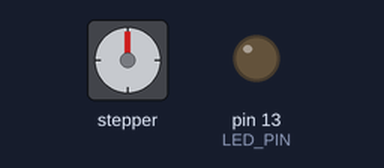
This sketch was run on a simulated Arduino Leonardo, built with avr-gcc and run on an emulated ATmega32U4. Shown: stepper motor, output pins drawn as LEDs (lit = HIGH). Wiring (inferred from the names in the program): stepper motor driver (200 steps per turn assumed): step pin 3; direction pin 2. Pins used as bus, display or sensor lines are not drawn.

Above: at 0.1 s.
At 6.5 s:
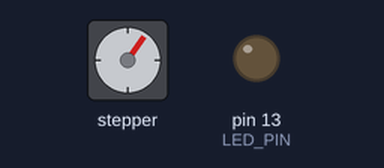
At 13.0 s:
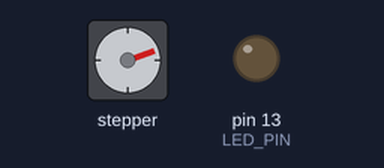
At 32.4 s:
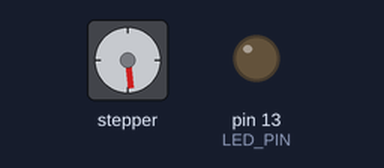
Timing chart, 0 to 40.0 s (numbered marks = the images above):
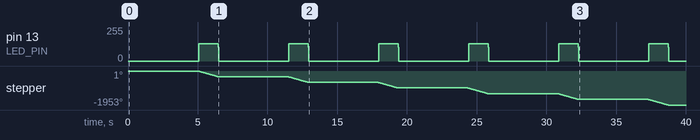

Measured:
- by itself, pin 13 (LED_PIN): repeats every 6.5 s: 102/255 0.04 s, 0/255 5.0 s, 128/255 1.4 s

The sketch:

Battle_Bot_Slave.ino
```cpp
#include "VescUart.h"
#include "datatypes.h"
#include "local_datatypes.h"
#include "Wire.h"
#define SERIALIO Serial //SerialIO for VESC
#define DEBUGSERIAL Serial //Serial for debugging
#define NUM_STEP 180
#define STEP_PIN 3 //Step pin for DRV8825
#define DIR_PIN 2 //Direction pin for DRV8825
#define LED_PIN 13 //LED_PIN for troubleshooting

byte throttle = 128;
byte ang = 0;
byte angle;
float rpm;
unsigned long step_timer;
unsigned long previous_time = 0;

void setup() {
  Wire.begin(8);            //Initialize I2C as slave with address 8
  pinMode(STEP_PIN, OUTPUT);
  pinMode(DIR_PIN, OUTPUT);
  pinMode(LED_PIN, OUTPUT);
  digitalWrite(STEP_PIN, LOW);
  digitalWrite(DIR_PIN, LOW);
  digitalWrite(LED_PIN, LOW);
  Serial.begin(115200);

  Wire.onReceive(data_available); //function to be called when I2C data from Master is available
  previous_time=micros();
}

void loop() {

  rpm = map(throttle, 0, 255, -7000, 7000); //map the throttle byte from -7000 to 7000 rpm (motor min and max)
  angle = map(ang, 0, 255, 0, 360);

  VescUartSetCurrent(rpm/1000); //NOTE: the packet data type was changed in VescUart.cpp from COMM_SET_CURRENT to COMM_SET_RPM

  step_timer=micros()-previous_time; //used for rotating steppers every 5 seconds

  if (step_timer > 5000000) //once step timer reaches 5 seconds, step 90deg
  {
    VescUartSetCurrent(0);
    step_90();
    previous_time = micros();
  }
}

void data_available ()
{
  while (Wire.available())
  {
   ang = Wire.read(); //first byte of data received is angle
   throttle = Wire.read(); //second byte of data received is throttle
  }
}

void step_90()
{
  for (int i = 0; i<=NUM_STEP; i++)
  {
    digitalWrite(STEP_PIN, HIGH);
    digitalWrite(LED_PIN, HIGH);
    delayMicroseconds(4000);
    digitalWrite(STEP_PIN, LOW);
    digitalWrite(LED_PIN, LOW);
    delayMicroseconds(4000);
  }
}
```

VescUart.h
```cpp
// (licence header left out)
#ifndef _VESCUART_h
#define _VESCUART_h

//#include "Config.h"

/*TThis library was created on an Adruinio 2560 with different serial ports to have a better possibility
to debug. The serial ports are define with #define:
#define SERIALIO Serial1  		for the UART port to VESC
#define DEBUGSERIAL Serial		for debuging over USB
So you need here to define the right serial port for your arduino.
If you want to use debug, uncomment DEBUGSERIAL and define a port.*/

#ifndef _CONFIG_h

#ifdef __AVR_ATmega2560__
#define SERIALIO Serial1
#define DEBUGSERIAL Serial
#endif

#ifdef ARDUINO_AVR_NANO
#define SERIALIO Serial
#define DEBUGSERIAL Serial
#endif
#endif

#if defined(ARDUINO) && ARDUINO >= 100
#include "arduino.h"
#else
#include "WProgram.h"
#endif

#include "datatypes.h"
#include "local_datatypes.h"
///PackSendPayload Packs the payload and sends it over Serial.
///Define in a Config.h a SERIAL with the Serial in Arduino Style you want to you
///@param: payload as the payload [unit8_t Array] with length of int lenPayload
///@return the number of bytes send

int PackSendPayload(uint8_t* payload, int lenPay);

///ReceiveUartMessage receives the a message over Serial
///Define in a Config.h a SERIAL with the Serial in Arduino Style you want to you
///@parm the payload as the payload [unit8_t Array]
///@return the number of bytes receeived within the payload

int ReceiveUartMessage(uint8_t* payloadReceived);

///Help Function to print struct bldcMeasure over Serial for Debug
///Define in a Config.h the DEBUGSERIAL you want to use

void SerialPrint(const struct bldcMeasure& values);

///Help Function to print uint8_t array over Serial for Debug
///Define in a Config.h the DEBUGSERIAL you want to use

void SerialPrint(uint8_t* data, int len);

///Sends a command to VESC and stores the returned data
///@param bldcMeasure struct with received data
//@return true if sucess
bool VescUartGetValue(struct bldcMeasure& values);

///Sends a command to VESC to control the motor current
///@param current as float with the current for the motor

void VescUartSetCurrent(float current);

///Sends a command to VESC to control the motor brake
///@param breakCurrent as float with the current for the brake

void VescUartSetCurrentBrake(float brakeCurrent);

///Sends values of a joystick and 2 buttons to VESC to control the nunchuk app

void VescUartSetNunchukValues(remotePackage& data);


#endif
```

datatypes.h
```cpp
// (licence header left out)
/*
 * datatypes.h
 *
 *  Created on: 14 sep 2014
 *      Author: benjamin
 */

#ifndef DATATYPES_H_
#define DATATYPES_H_

#include <stdint.h>
#include <stdbool.h>
//#include "ch.h"

// Data types
typedef enum {
   MC_STATE_OFF = 0,
   MC_STATE_DETECTING,
   MC_STATE_RUNNING,
   MC_STATE_FULL_BRAKE,
} mc_state;

typedef enum {
	PWM_MODE_NONSYNCHRONOUS_HISW = 0, // This mode is not recommended
	PWM_MODE_SYNCHRONOUS, // The recommended and most tested mode
	PWM_MODE_BIPOLAR // Some glitches occasionally, can kill MOSFETs
} mc_pwm_mode;

typedef enum {
	COMM_MODE_INTEGRATE = 0,
	COMM_MODE_DELAY
} mc_comm_mode;

typedef enum {
	SENSOR_MODE_SENSORLESS = 0,
	SENSOR_MODE_SENSORED,
	SENSOR_MODE_HYBRID
} mc_sensor_mode;

typedef enum {
	FOC_SENSOR_MODE_SENSORLESS = 0,
	FOC_SENSOR_MODE_ENCODER,
	FOC_SENSOR_MODE_HALL
} mc_foc_sensor_mode;

typedef enum {
	MOTOR_TYPE_BLDC = 0,
	MOTOR_TYPE_DC,
	MOTOR_TYPE_FOC
} mc_motor_type;

typedef enum {
	FAULT_CODE_NONE = 0,
	FAULT_CODE_OVER_VOLTAGE,
	FAULT_CODE_UNDER_VOLTAGE,
	FAULT_CODE_DRV8302,
	FAULT_CODE_ABS_OVER_CURRENT,
	FAULT_CODE_OVER_TEMP_FET,
	FAULT_CODE_OVER_TEMP_MOTOR
} mc_fault_code;

typedef enum {
	CONTROL_MODE_DUTY = 0,
	CONTROL_MODE_SPEED,
	CONTROL_MODE_CURRENT,
	CONTROL_MODE_CURRENT_BRAKE,
	CONTROL_MODE_POS,
	CONTROL_MODE_NONE
} mc_control_mode;

typedef enum {
	DISP_POS_MODE_NONE = 0,
	DISP_POS_MODE_INDUCTANCE,
	DISP_POS_MODE_OBSERVER,
	DISP_POS_MODE_ENCODER,
	DISP_POS_MODE_PID_POS,
	DISP_POS_MODE_PID_POS_ERROR,
	DISP_POS_MODE_ENCODER_OBSERVER_ERROR
} disp_pos_mode;

typedef enum {
	SENSOR_PORT_MODE_HALL = 0,
	SENSOR_PORT_MODE_ABI,
	SENSOR_PORT_MODE_AS5047_SPI
} sensor_port_mode;

typedef struct {
	float cycle_int_limit;
	float cycle_int_limit_running;
	float cycle_int_limit_max;
	float comm_time_sum;
	float comm_time_sum_min_rpm;
	int32_t comms;
	uint32_t time_at_comm;
} mc_rpm_dep_struct;

typedef struct {
	// Switching and drive
	mc_pwm_mode pwm_mode;
	mc_comm_mode comm_mode;
	mc_motor_type motor_type;
	mc_sensor_mode sensor_mode;
	// Limits
	float l_current_max;
	float l_current_min;
	float l_in_current_max;
	float l_in_current_min;
	float l_abs_current_max;
	float l_min_erpm;
	float l_max_erpm;
	float l_max_erpm_fbrake;
	float l_max_erpm_fbrake_cc;
	float l_min_vin;
	float l_max_vin;
	float l_battery_cut_start;
	float l_battery_cut_end;
	bool l_slow_abs_current;
	bool l_rpm_lim_neg_torque;
	float l_temp_fet_start;
	float l_temp_fet_end;
	float l_temp_motor_start;
	float l_temp_motor_end;
	float l_min_duty;
	float l_max_duty;
	// Overridden limits (Computed during runtime)
	float lo_current_max;
	float lo_current_min;
	float lo_in_current_max;
	float lo_in_current_min;
	// Sensorless
	float sl_min_erpm;
	float sl_min_erpm_cycle_int_limit;
	float sl_max_fullbreak_current_dir_change;
	float sl_cycle_int_limit;
	float sl_phase_advance_at_br;
	float sl_cycle_int_rpm_br;
	float sl_bemf_coupling_k;
	// Hall sensor
	int8_t hall_table[8];
	float hall_sl_erpm;
	// FOC
	float foc_current_kp;
	float foc_current_ki;
	float foc_f_sw;
	float foc_dt_us;
	float foc_encoder_offset;
	bool foc_encoder_inverted;
	float foc_encoder_ratio;
	float foc_motor_l;
	float foc_motor_r;
	float foc_motor_flux_linkage;
	float foc_observer_gain;
	float foc_pll_kp;
	float foc_pll_ki;
	float foc_duty_dowmramp_kp;
	float foc_duty_dowmramp_ki;
	float foc_openloop_rpm;
	float foc_sl_openloop_hyst;
	float foc_sl_openloop_time;
	float foc_sl_d_current_duty;
	float foc_sl_d_current_factor;
	mc_foc_sensor_mode foc_sensor_mode;
	uint8_t foc_hall_table[8];
	float foc_sl_erpm;
	// Speed PID
	float s_pid_kp;
	float s_pid_ki;
	float s_pid_kd;
	float s_pid_min_erpm;
	// Pos PID
	float p_pid_kp;
	float p_pid_ki;
	float p_pid_kd;
	float p_pid_ang_div;
	// Current controller
	float cc_startup_boost_duty;
	float cc_min_current;
	float cc_gain;
	float cc_ramp_step_max;
	// Misc
	int32_t m_fault_stop_time_ms;
	float m_duty_ramp_step;
	float m_duty_ramp_step_rpm_lim;
	float m_current_backoff_gain;
	uint32_t m_encoder_counts;
	sensor_port_mode m_sensor_port_mode;
} mc_configuration;

// Applications to use
typedef enum {
	APP_NONE = 0,
	APP_PPM,
	APP_ADC,
	APP_UART,
	APP_PPM_UART,
	APP_ADC_UART,
	APP_NUNCHUK,
	APP_NRF,
	APP_CUSTOM
} app_use;

// PPM control types
typedef enum {
	PPM_CTRL_TYPE_NONE = 0,
	PPM_CTRL_TYPE_CURRENT,
	PPM_CTRL_TYPE_CURRENT_NOREV,
	PPM_CTRL_TYPE_CURRENT_NOREV_BRAKE,
	PPM_CTRL_TYPE_DUTY,
	PPM_CTRL_TYPE_DUTY_NOREV,
	PPM_CTRL_TYPE_PID,
	PPM_CTRL_TYPE_PID_NOREV
} ppm_control_type;

typedef struct {
	ppm_control_type ctrl_type;
	float pid_max_erpm;
	float hyst;
	float pulse_start;
	float pulse_end;
	bool median_filter;
	bool safe_start;
	float rpm_lim_start;
	float rpm_lim_end;
	bool multi_esc;
	bool tc;
	float tc_max_diff;
} ppm_config;

// ADC control types
typedef enum {
	ADC_CTRL_TYPE_NONE = 0,
	ADC_CTRL_TYPE_CURRENT,
	ADC_CTRL_TYPE_CURRENT_REV_CENTER,
	ADC_CTRL_TYPE_CURRENT_REV_BUTTON,
	ADC_CTRL_TYPE_CURRENT_NOREV_BRAKE_CENTER,
	ADC_CTRL_TYPE_CURRENT_NOREV_BRAKE_BUTTON,
	ADC_CTRL_TYPE_CURRENT_NOREV_BRAKE_ADC,
	ADC_CTRL_TYPE_DUTY,
	ADC_CTRL_TYPE_DUTY_REV_CENTER,
	ADC_CTRL_TYPE_DUTY_REV_BUTTON
} adc_control_type;

typedef struct {
	adc_control_type ctrl_type;
	float hyst;
	float voltage_start;
	float voltage_end;
	bool use_filter;
	bool safe_start;
	bool cc_button_inverted;
	bool rev_button_inverted;
	bool voltage_inverted;
	float rpm_lim_start;
	float rpm_lim_end;
	bool multi_esc;
	bool tc;
	float tc_max_diff;
	uint32_t update_rate_hz;
} adc_config;

// Nunchuk control types
typedef enum {
	CHUK_CTRL_TYPE_NONE = 0,
	CHUK_CTRL_TYPE_CURRENT,
	CHUK_CTRL_TYPE_CURRENT_NOREV
} chuk_control_type;

typedef struct {
	chuk_control_type ctrl_type;
	float hyst;
	float rpm_lim_start;
	float rpm_lim_end;
	float ramp_time_pos;
	float ramp_time_neg;
	float stick_erpm_per_s_in_cc;
	bool multi_esc;
	bool tc;
	float tc_max_diff;
} chuk_config;

// NRF Datatypes
typedef enum {
	NRF_SPEED_250K = 0,
	NRF_SPEED_1M,
	NRF_SPEED_2M
} NRF_SPEED;

typedef enum {
	NRF_POWER_M18DBM = 0,
	NRF_POWER_M12DBM,
	NRF_POWER_M6DBM,
	NRF_POWER_0DBM
} NRF_POWER;

typedef enum {
	NRF_AW_3 = 0,
	NRF_AW_4,
	NRF_AW_5
} NRF_AW;

typedef enum {
	NRF_CRC_DISABLED = 0,
	NRF_CRC_1B,
	NRF_CRC_2B
} NRF_CRC;

typedef enum {
	NRF_RETR_DELAY_250US = 0,
	NRF_RETR_DELAY_500US,
	NRF_RETR_DELAY_750US,
	NRF_RETR_DELAY_1000US,
	NRF_RETR_DELAY_1250US,
	NRF_RETR_DELAY_1500US,
	NRF_RETR_DELAY_1750US,
	NRF_RETR_DELAY_2000US,
	NRF_RETR_DELAY_2250US,
	NRF_RETR_DELAY_2500US,
	NRF_RETR_DELAY_2750US,
	NRF_RETR_DELAY_3000US,
	NRF_RETR_DELAY_3250US,
	NRF_RETR_DELAY_3500US,
	NRF_RETR_DELAY_3750US,
	NRF_RETR_DELAY_4000US
} NRF_RETR_DELAY;

typedef struct {
	NRF_SPEED speed;
	NRF_POWER power;
	NRF_CRC crc_type;
	NRF_RETR_DELAY retry_delay;
	unsigned char retries;
	unsigned char channel;
	unsigned char address[3];
	bool send_crc_ack;
} nrf_config;

typedef struct {
	// Settings
	uint8_t controller_id;
	uint32_t timeout_msec;
	float timeout_brake_current;
	bool send_can_status;
	uint32_t send_can_status_rate_hz;

	// Application to use
	app_use app_to_use;

	// PPM application settings
	ppm_config app_ppm_conf;

	// ADC application settings
	adc_config app_adc_conf;

	// UART application settings
	uint32_t app_uart_baudrate;

	// Nunchuk application settings
	chuk_config app_chuk_conf;

	// NRF application settings
	nrf_config app_nrf_conf;
} app_configuration;

// Communication commands
typedef enum {
	COMM_FW_VERSION = 0,
	COMM_JUMP_TO_BOOTLOADER,
	COMM_ERASE_NEW_APP,
	COMM_WRITE_NEW_APP_DATA,
	COMM_GET_VALUES,
	COMM_SET_DUTY,
	COMM_SET_CURRENT,
	COMM_SET_CURRENT_BRAKE,
	COMM_SET_RPM,
	COMM_SET_POS,
	COMM_SET_DETECT,
	COMM_SET_SERVO_POS,
	COMM_SET_MCCONF,
	COMM_GET_MCCONF,
	COMM_GET_MCCONF_DEFAULT,
	COMM_SET_APPCONF,
	COMM_GET_APPCONF,
	COMM_GET_APPCONF_DEFAULT,
	COMM_SAMPLE_PRINT,
	COMM_TERMINAL_CMD,
	COMM_PRINT,
	COMM_ROTOR_POSITION,
	COMM_EXPERIMENT_SAMPLE,
	COMM_DETECT_MOTOR_PARAM,
	COMM_DETECT_MOTOR_R_L,
	COMM_DETECT_MOTOR_FLUX_LINKAGE,
	COMM_DETECT_ENCODER,
	COMM_DETECT_HALL_FOC,
	COMM_REBOOT,
	COMM_ALIVE,
	COMM_GET_DECODED_PPM,
	COMM_GET_DECODED_ADC,
	COMM_GET_DECODED_CHUK,
	COMM_FORWARD_CAN,
	COMM_SET_CHUCK_DATA,
	COMM_CUSTOM_APP_DATA,
	COMM_NON
} COMM_PACKET_ID;

// CAN commands
typedef enum {
	CAN_PACKET_SET_DUTY = 0,
	CAN_PACKET_SET_CURRENT,
	CAN_PACKET_SET_CURRENT_BRAKE,
	CAN_PACKET_SET_RPM,
	CAN_PACKET_SET_POS,
	CAN_PACKET_FILL_RX_BUFFER,
	CAN_PACKET_FILL_RX_BUFFER_LONG,
	CAN_PACKET_PROCESS_RX_BUFFER,
	CAN_PACKET_PROCESS_SHORT_BUFFER,
	CAN_PACKET_STATUS
} CAN_PACKET_ID;

// Logged fault data
typedef struct {
	mc_fault_code fault;
	float current;
	float current_filtered;
	float voltage;
	float duty;
	float rpm;
	int tacho;
	int cycles_running;
	int tim_val_samp;
	int tim_current_samp;
	int tim_top;
	int comm_step;
	float temperature;
} fault_data;

// External LED state
typedef enum {
	LED_EXT_OFF = 0,
	LED_EXT_NORMAL,
	LED_EXT_BRAKE,
	LED_EXT_TURN_LEFT,
	LED_EXT_TURN_RIGHT,
	LED_EXT_BRAKE_TURN_LEFT,
	LED_EXT_BRAKE_TURN_RIGHT,
	LED_EXT_BATT
} LED_EXT_STATE;

typedef struct {
	int js_x;
	int js_y;
	int acc_x;
	int acc_y;
	int acc_z;
	bool bt_c;
	bool bt_z;
} chuck_data;

//typedef struct {
//	int id;
//	systime_t rx_time;
//	float rpm;
//	float current;
//	float duty;
//} can_status_msg;

typedef struct {
	uint8_t js_x;
	uint8_t js_y;
	bool bt_c;
	bool bt_z;
	bool bt_push;
	float vbat;
} mote_state;

typedef enum {
	MOTE_PACKET_BATT_LEVEL = 0,
	MOTE_PACKET_BUTTONS,
	MOTE_PACKET_ALIVE,
	MOTE_PACKET_FILL_RX_BUFFER,
	MOTE_PACKET_FILL_RX_BUFFER_LONG,
	MOTE_PACKET_PROCESS_RX_BUFFER,
	MOTE_PACKET_PROCESS_SHORT_BUFFER,
} MOTE_PACKET;

typedef struct {
	float v_in;
	float temp_mos1;
	float temp_mos2;
	float temp_mos3;
	float temp_mos4;
    float temp_mos5;
    float temp_mos6;
    float temp_pcb;
    float current_motor;
    float current_in;
    float rpm;
    float duty_now;
    float amp_hours;
    float amp_hours_charged;
    float watt_hours;
    float watt_hours_charged;
    int tachometer;
    int tachometer_abs;
    mc_fault_code fault_code;
} mc_values;

#endif /* DATATYPES_H_ */
```

local_datatypes.h
```cpp
#ifndef LOCAL_DATATYPES_H_
#define LOCAL_DATATYPES_H_

// Added by AC to store measured values
struct bldcMeasure {
	//7 Values int16_t not read(14 byte)
	float avgMotorCurrent;
	float avgInputCurrent;
	float dutyCycleNow;
	long rpm;
	float inpVoltage;
	float ampHours;
	float ampHoursCharged;
	//2 values int32_t not read (8 byte)
	long tachometer;
	long tachometerAbs;
};

//Define remote Package

struct remotePackage {

	int		valXJoy;
	int		valYJoy;
	boolean	valUpperButton;
	boolean	valLowerButton;

};

#endif
```
